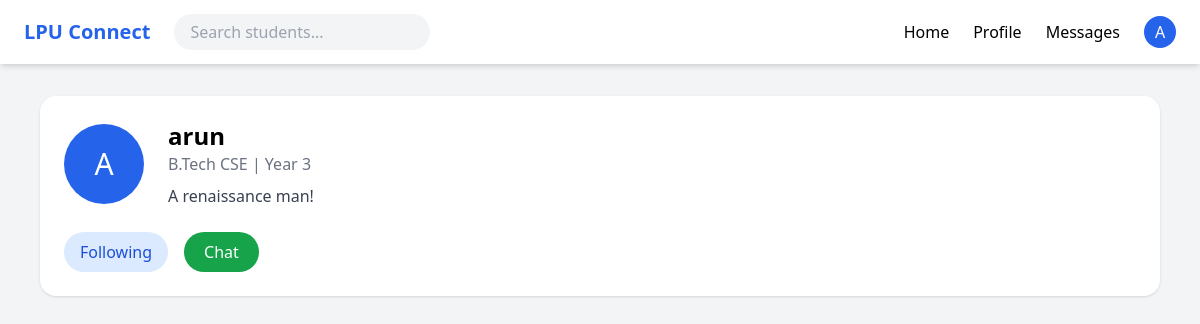
Page /accounts/user/3/ (signed in) on the committed database.
### accounts/models.py (models this page shows, shortened)
class User(AbstractUser):
    email = models.EmailField(unique=True)

class Profile(models.Model):
    user = models.OneToOneField(
        settings.AUTH_USER_MODEL,
        on_delete=models.CASCADE
    )
    full_name = models.CharField(max_length=150)
    department = models.CharField(max_length=100)
    YEAR_CHOICES = [(1, "1st Year"),(2, "2nd Year"),(3, "3rd Year"),(4, "4th Year"),(5, "5th Year"),]
    year = models.IntegerField(choices=YEAR_CHOICES)
    bio = models.TextField(blank=True)   # 👈 we’ll explain this next
    interests = models.ManyToManyField(Interest, blank=True)

### accounts/views.py (the view)
# urls.py: path("user/<int:user_id>/", user_profile_view, name="user_profile"),
@login_required
def user_profile_view(request, user_id):
    user = get_object_or_404(User, id=user_id)
    profile = user.profile
    followers = Follow.objects.filter(following=user)
    following = Follow.objects.filter(follower=user)
    is_following = Follow.objects.filter(
        follower=request.user,
        following=user
    ).exists()
    is_followed_by = Follow.objects.filter(
        follower=user,
        following=request.user
    ).exists()
    is_mutual = is_following and is_followed_by
    has_requested = Request.objects.filter(
        from_user=request.user,
        to_user=user
    ).exists()
    is_self = request.user == user
    return render(
        request,
        "accounts/user_profile.html",
        {
            "profile_user": user,
            "profile": profile,
            "followers": followers,
            "following": following,
            "is_following": is_following,
            "is_mutual": is_mutual,
            "has_requested": has_requested,
            "is_self": is_self,
        }
    )

### templates/accounts/user_profile.html
{% extends "base.html" %}
{% block content %}
<div class="bg-white rounded-2xl shadow p-6 mb-6">
    <div class="flex items-center gap-6">
        <div class="w-20 h-20 bg-blue-600 text-white rounded-full flex items-center justify-center text-3xl">
            {{ profile_user.username|first|upper }}
        </div>
        <div>
            <h2 class="text-2xl font-semibold">
                {{ profile_user.username }}
            </h2>
            <p class="text-gray-500">
                {{ profile.department }} | Year {{ profile.year }}
            </p>
            <p class="mt-2 text-gray-700">
                {{ profile.bio }}
            </p>
        </div>
    </div>
    {% if not is_self %}
        <div class="mt-6 flex gap-4">
        {% if is_following %}
            <span class="bg-blue-100 text-blue-700 px-4 py-2 rounded-full">
                Following
            </span>
        {% endif %}
        {% if is_mutual %}
            <a href="{% url 'chat' profile_user.id %}"
                class="bg-green-600 text-white px-5 py-2 rounded-full hover:bg-green-700 transition">
                Chat
            </a>
        {% elif is_following %}
            <span class="bg-blue-100 text-blue-700 px-4 py-2 rounded-full">
                Following
            </span>
        {% elif has_requested %}
            <span class="bg-yellow-100 text-yellow-700 px-4 py-2 rounded-full">
                Request Sent
            </span>
        {% else %}
            <a href="{% url 'send_request' profile_user.id %}"
                class="bg-blue-600 text-white px-5 py-2 rounded-full hover:bg-blue-700 transition">
                Connect
            </a>
        {% endif %}
    </div>
    {% endif %}
</div>
{% endblock %}

### templates/base.html (shortened to what this page needs)
<!DOCTYPE html>
<html>
<head>
    <script src="https://cdn.tailwindcss.com"></script>
</head>
<body class="bg-gray-100 min-h-screen">
<nav class="bg-white shadow-md fixed w-full z-50">
    <div class="max-w-7xl mx-auto px-6">
        <div class="flex justify-between items-center h-16">
            <div class="flex items-center gap-6">
                <a href="{% url 'home' %}" class="text-xl font-bold text-blue-600">
                    LPU Connect
                </a>
                {% if user.is_authenticated %}
                <form method="get" action="{% url 'home' %}" class="hidden md:block">
                    <input type="text" name="q"
                           placeholder="Search students..."
                           class="bg-gray-100 px-4 py-1.5 rounded-full focus:outline-none focus:ring-2 focus:ring-blue-500 w-64">
                </form>
                {% endif %}
            </div>
            {% if user.is_authenticated %}
            <div class="hidden md:flex items-center gap-6">
                <a href="{% url 'home' %}" class="hover:text-blue-600 transition">Home</a>
                <a href="{% url 'profile' %}" class="hover:text-blue-600 transition">
                    Profile
                </a>
                <a href="{% url 'messages' %}" class="hover:text-blue-600">
                    Messages
                </a>
                <div class="relative">
                    <button onclick="toggleProfile()"
                            class="flex items-center gap-2 focus:outline-none">
                        <div class="w-8 h-8 bg-blue-600 rounded-full text-white flex items-center justify-center">
                            {{ user.username|first|upper }}
                        </div>
                    </button>
                </div>
            </div>
            {% endif %}
        </div>
    </div>
</nav>
<div class="pt-24 max-w-6xl mx-auto px-4">
    {% block content %}
    {% endblock %}
</div>
</body>
</html>

### rows in the picture
User: username|first "A"
User: username|first "A", username "arun"
Profile: department "B.Tech CSE", year "3", bio "A renaissance man!"
